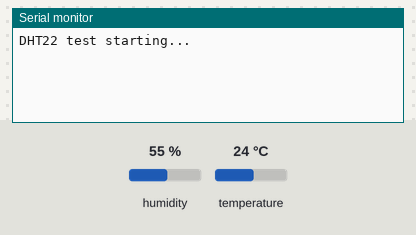
Recording of a sketch running on a simulated Arduino Uno, built with avr-gcc and run on an emulated ATmega328P. Shown: the last lines printed to the serial monitor. The test bench sets the inputs (shaded band); at power-on: humidity 55 %, temperature 24 °C.

Above: at 2.2 s.
2.3 s: humidity set to 22 %
At 3.4 s:
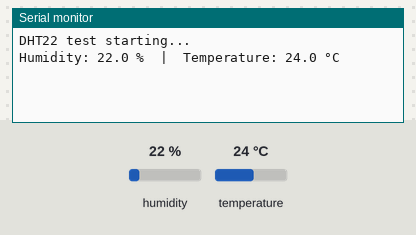
6.5 s: temperature set to 12 °C
At 8.1 s:
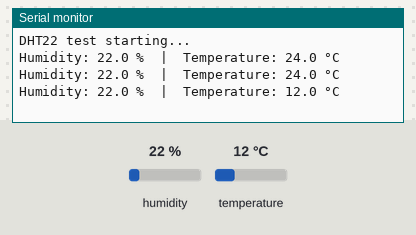
9.5 s: humidity set to 40 %
At 11.6 s:
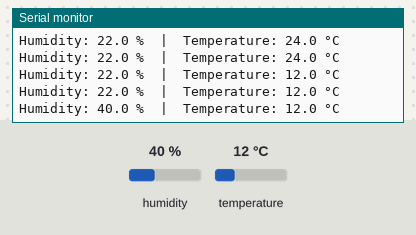

The sketch:

dht22_copy_20260920213214.ino
```cpp
#include "DHT.h"

#define DHTPIN 4          // DATA wire connected to GPIO4
#define DHTTYPE DHT22     // We are using the DHT22 (AM2302)

DHT dht(DHTPIN, DHTTYPE);

void setup() {
  Serial.begin(115200);
  delay(1000);            // give the Serial Monitor time to open
  Serial.println("DHT22 test starting...");
  dht.begin();
}

void loop() {
  delay(2000);            // DHT22 needs at least 2 seconds between reads

  float h = dht.readHumidity();
  float t = dht.readTemperature();   // Celsius

  // Retry up to 3 times if the first read fails
  if (isnan(h) || isnan(t)) {
    delay(2000);
    h = dht.readHumidity();
    t = dht.readTemperature();
  }

  if (isnan(h) || isnan(t)) {
    Serial.println("Failed to read from DHT sensor! Check wiring and pull-up resistor.");
    return;
  }

  Serial.print("Humidity: ");
  Serial.print(h, 1);     // 1 decimal place
  Serial.print(" %  |  Temperature: ");
  Serial.print(t, 1);
  Serial.println(" °C");
}
```

Measured:
- after the input at 2.3 s, the serial monitor: prints a new line after 0.71 s (image 1)
- after the input at 6.5 s, the serial monitor: prints a new line after 0.52 s (image 2)
- after the input at 9.5 s, the serial monitor: prints a new line after 1.5 s (image 3)
